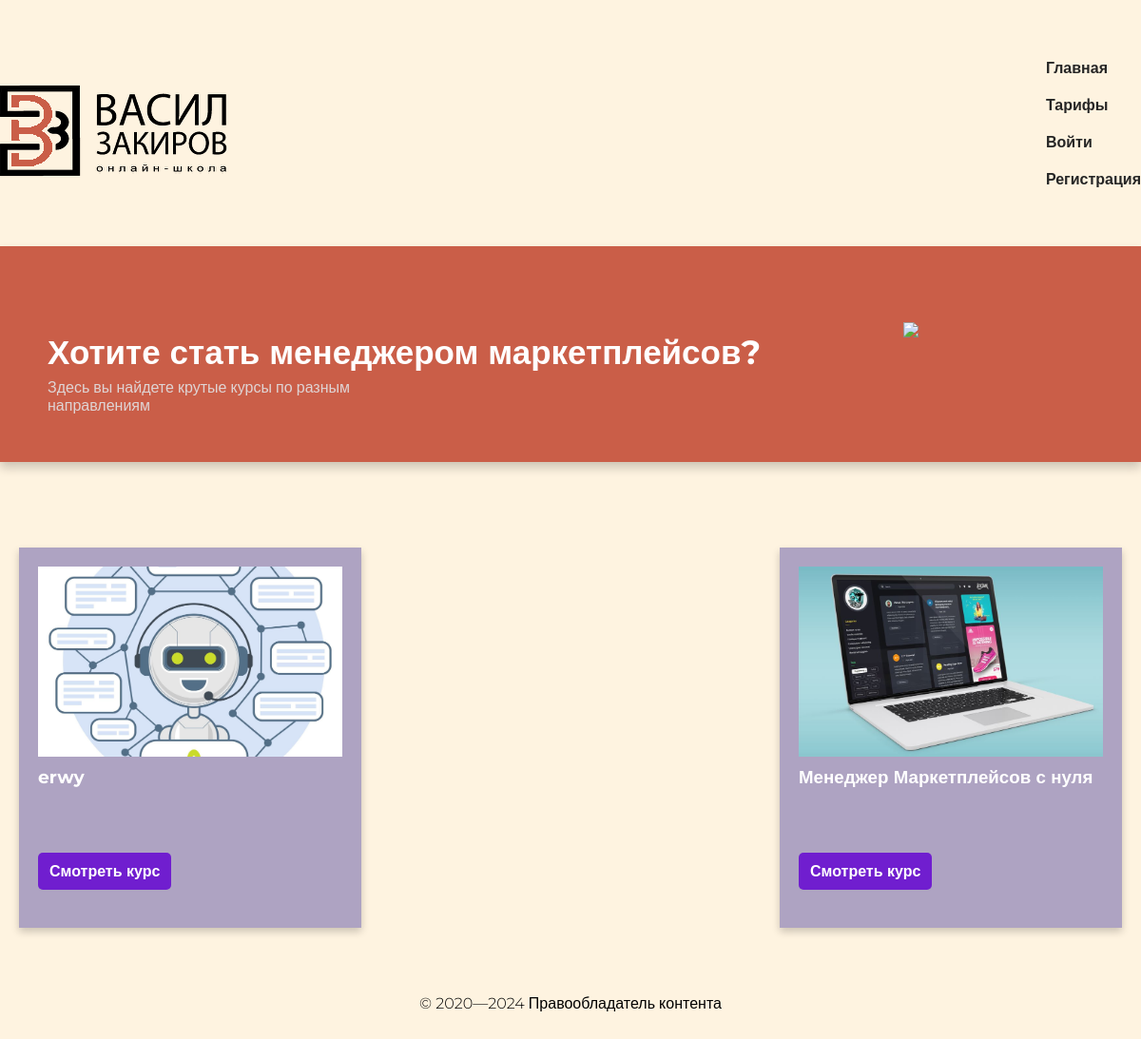
Before: / with the older database file.
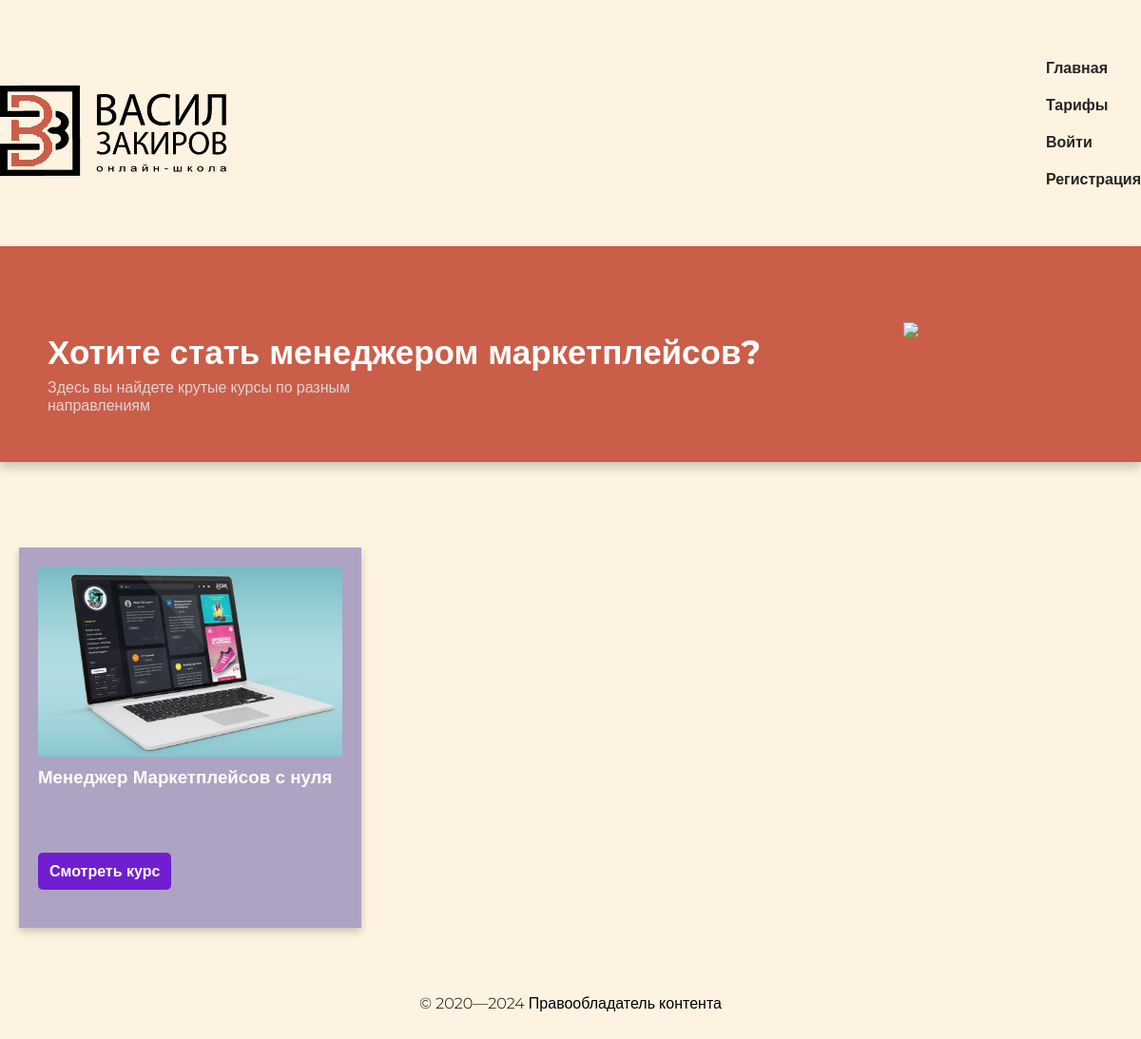
After: the same page with the newer database file.
### courses/models.py (models this page shows, shortened)
class Course(models.Model):
    slug = models.SlugField('Имя курса на латинице')
    title = models.CharField('Название курса', max_length=120)
    desc = RichTextUploadingField('Описание')
    image = models.ImageField('Изображение курса', default='default.png', upload_to='course_images')
    is_free = models.BooleanField('Бесплатный курс?', default=True)
    class Meta:
        verbose_name = 'Курс'
        verbose_name_plural = 'Курсы'
    def get_absolute_url(self):
        return reverse('course-detail', kwargs={'slug': self.slug})

### courses/views.py (the view)
# urls.py: path('', cache_page(60 *5)(views.HomePage.as_view()), name='home'),
class HomePage(ListView):
    model = Course
    template_name = 'courses/home.html'
    context_object_name = 'courses'
    ordering = ['-id']
    def get_context_data(self, *, object_list=None, **kwargs):
        ctx = super(HomePage, self).get_context_data(**kwargs)
        ctx['title'] = 'Главная страница'
        return ctx

### templates/courses/home.html
{% extends 'layout.html' %}
{% block main %}
<div class="presentation container">
    <img src="https://itproger.com/img/reg_page/man-seating.svg">
    <h2>Хотите стать менеджером маркетплейсов?</h2>
    <p>Здесь вы найдете крутые курсы по разным направлениям</p>
</div>
    <div class="courses container">
        {% for el in courses %}
            <div class="course">
                {% if el.image %}
                <img src="{{ el.image.url }}" alt="{{ el.title }}">
                {% else %}
                <img src="/pictures/default.png" alt="{{ el.title }}">
                {% endif %}
                <h3>{{ el.title }}</h3>
                <a href="{{ el.get_absolute_url }}">Смотреть курс</a>
            </div>
        {%  endfor %}
    </div>
{% endblock %}

### templates/layout.html (shortened to what this page needs)
<!doctype html>
{% load static %}
<html lang="ru">
<head>
    <link rel="stylesheet" href="{% static 'css/main.css' %}">
</head>
<body>
    <header class="container">
        <span class="logo"><img src="/pictures/IMG_7474.png"></span>
        <nav>
            <a href="{% url 'home' %}">Главная</a>
            <a href="{% url 'tarrifs' %}">Тарифы</a>
            {% if user.is_authenticated %}
            <a href="{% url 'profile' %}">Профиль</a>
            <a href="{% url 'exit' %}">Выйти</a>
            {% else %}
            <a href="{% url 'user' %}">Войти</a>
            <a href="{% url 'reg' %}">Регистрация</a>
            {% endif %}
        </nav>
    </header>
    {% block main %}
    {% endblock %}
    <footer>© 2020—2024 Правообладатель контента</footer>
</body>
</html>

### static/css/main.css (style rules this page uses)
* { margin: 0; padding: 0; }
body { background: #fef3e0; font-weight: 300; font-family: 'Montserrat', sans-serif; }
a { color: #252525; text-decoration: none; transition: color 500ms ease; font-weight: 600; font-family: 'Montserrat', sans-serif; }
.container { width: 1200px; margin: 0 auto; }
header.container { display: flex; justify-content: space-between; align-items: center; margin-top: 50px; margin-bottom: 30px; }
header .logo img { max-width: 100%; height: auto; }
header nav a { margin-left: 15px; }
.courses { display: flex; justify-content: space-between; align-items: flex-start; }
.courses .course { background: #AEA3C2; padding: 20px; margin: 20px; box-sizing: border-box; width: 30%; color: #fff; display: flex; flex-direction: column; justify-content: space-between; height: 400px; box-shadow: 0 4px 8px rgba(0, 0, 0, 0.2); transition: box-shadow 0.3s ease; }
.courses .course img { width: 100%; height: auto; max-height: 200px; object-fit: cover; }
.courses .course h3 { margin-top: 10px; margin-bottom: 5px; flex-grow: 1; }
.courses .course a { display: inline-block; padding: 10px 12px; border-radius: 5px; background: #701ecf; color: #fff; transition: transform 500ms ease; align-self: flex-start; }
.courses { display: flex; justify-content: space-between; align-items: stretch; flex-wrap: wrap; }
.presentation { background: #ca5e48; padding: 50px; box-sizing: border-box; margin-bottom: 70px; max-width: 100%; box-shadow: 0 6px 10px rgba(10, 10, 10, 0.2); }
.presentation h2 { word-wrap: break-word; color: #fff; font-size: 35px; padding-top: 40px; }
.presentation p { color: #dfd4d4; font-size: 16px; padding-top: 6px; max-width: 380px; }
.presentation img { float: right; width: 200px; position: relative; top: 30px; }
.course { width: 100%; overflow: hidden; }
.course h3, .course p { width: 100%; word-wrap: break-word; hyphens: auto; }
footer { margin-top: 50px; margin-bottom: 100px; text-align: center; }
@media (max-width: 1200px) { a { display: block; margin-bottom: 20px; } }

Changed rows visible on the page:
removed Course: image (picture), title "erwy"
